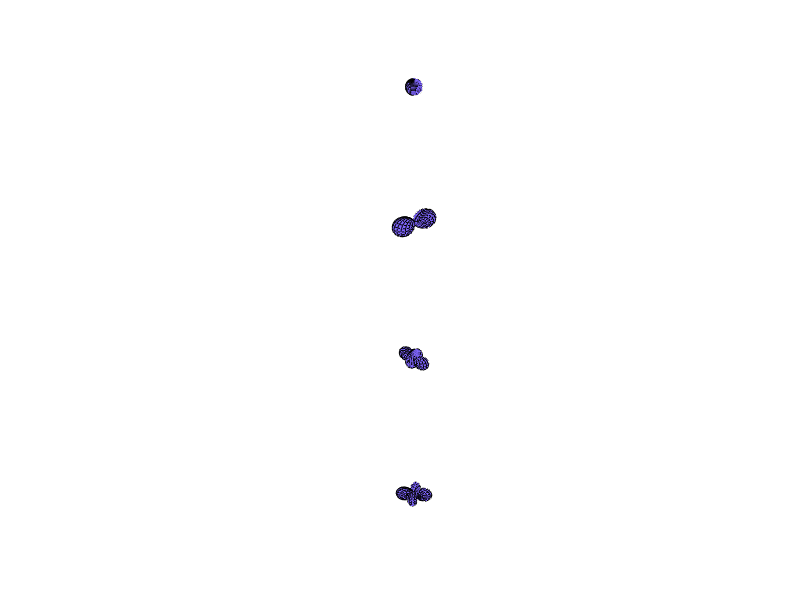
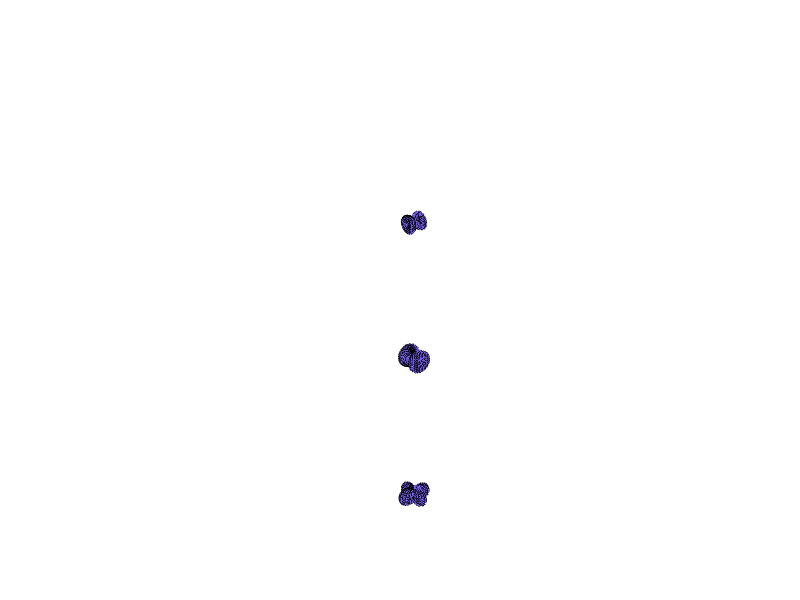

Here is the MATLAB script that generated these plots, in order:
clc;
clear all;
close all;
theta=0:pi/20:pi;
theta_num=size(theta,2);
phi=0:pi/20:2*pi;
phi_num=size(phi,2);
[Theta,Phi]=meshgrid(theta,phi);
% P-wave radiation pattern
RadiationPattern_PX=zeros(theta_num,phi_num);
RadiationPattern_PY=zeros(theta_num,phi_num);
RadiationPattern_PZ=zeros(theta_num,phi_num);
RP_P=zeros(phi_num,theta_num);
RP_Px=zeros(phi_num,theta_num);
RP_Py=zeros(phi_num,theta_num);
RP_Pz=zeros(phi_num,theta_num);
% S-wave radiation pattern
RP_S=zeros(phi_num,theta_num);
RP_Sx=zeros(phi_num,theta_num);
RP_Sy=zeros(phi_num,theta_num);
RP_Sz=zeros(phi_num,theta_num);
% Direction cosin vector
e_r=zeros(phi_num,theta_num,3);
e_theta=zeros(phi_num,theta_num,3);
e_phi=zeros(phi_num,theta_num,3);
% Different kinds of seismic moment tensor
M_ISO=1/3*[1 0 0;0 1 0;0 0 1];
M_LD=[1 0 0;0 0 0;0 0 0];
M_CLVD=sqrt(6)/6*[1 0 0;0 -2 0;0 0 1];
M_DC=sqrt(2)/2*[0 1 0;1 0 0;0 0 0];
% M_DC=sqrt(2)/2*[0 0 1;0 0 0;1 0 0];

M=zeros(3,3,4);
M(:,:,1)=M_ISO;
M(:,:,2)=M_LD;
M(:,:,3)=M_CLVD;
M(:,:,4)=M_DC;
delta=[1 0 0;0 1 0;0 0 1];
% RadiationPattern_P=zeros(3,theta_num*phi_num);
% Calculate the P wave radiation pattern and plot it
figure
for M_Idx=1:4
    
    for j=1:theta_num
        for i=1:phi_num
            
            X(i,j)=sin(Theta(i,j))*cos(Phi(i,j));
            Y(i,j)=sin(Theta(i,j))*sin(Phi(i,j));
            Z(i,j)=cos(Theta(i,j));
            %% First method (Correct!!!)
            %{
            Direction_Cosine=[X(i,j),Y(i,j),Z(i,j)];
            RadiationPattern_P=Direction_Cosine'*Direction_Cosine*M(:,:,M_Idx)*Direction_Cosine';
            RadiationPattern_PX(j,i)=RadiationPattern_P(1);
            RadiationPattern_PY(j,i)=RadiationPattern_P(2);
            RadiationPattern_PZ(j,i)=RadiationPattern_P(3);
            %}
            %% Second emthod (Correct!!!)
            Ele_Vector_CC=[X(i,j),0,0;0,Y(i,j),0;0,0,Z(i,j)];
            CC_to_SC=...
                [sin(Theta(i,j))*cos(Phi(i,j)),sin(Theta(i,j))*sin(Phi(i,j)),cos(Theta(i,j));
                cos(Theta(i,j))*cos(Phi(i,j)),cos(Theta(i,j))*sin(Phi(i,j)),-sin(Theta(i,j));
                -sin(Phi(i,j)),cos(Phi(i,j)),0;];
            %             Ele_Vector_SC=CC_to_SC*Ele_Vector_CC;
            RadiationPattern_P=CC_to_SC(1,:)*M(:,:,M_Idx)*CC_to_SC(1,:)';
            RadiationPattern_PX(j,i)=RadiationPattern_P*sin(Theta(i,j))*cos(Phi(i,j));
            RadiationPattern_PY(j,i)=RadiationPattern_P*sin(Theta(i,j))*sin(Phi(i,j));
            RadiationPattern_PZ(j,i)=RadiationPattern_P*cos(Theta(i,j));
            %}
        end
    end
    Facecolor=[0.5 0.4 1];
    Edgecolor=[0 0 0];
%     figure
    subplot(4,1,M_Idx)
    view(3)
    hold on
        surf(RadiationPattern_PX,RadiationPattern_PY,RadiationPattern_PZ,'edgecolor',Edgecolor,'facecolor',Facecolor);
%     surf(RP_Px(:,1:23),RP_Py(:,1:23),RP_Pz(:,1:23),'edgecolor',Edgecolor);
%     surf(RP_Px(:,23:46),RP_Py(:,23:46),RP_Pz(:,23:46),'edgecolor',Edgecolor);
    axis([-1 1 -1 1 -1 1]);
%     surf(RP_Px,RP_Py,RP_Pz,'facecolor',[0.5 0.4 1],'edgecolor',[0,0,0]);
    axis equal
    axis off
    grid off
end

% Calculate the S wave radiation pattern and plot it
MT_Vector=zeros(6,1);
RadiationPattern_SX=zeros(theta_num,phi_num);
RadiationPattern_SY=zeros(theta_num,phi_num);
RadiationPattern_SZ=zeros(theta_num,phi_num);

RadiationPattern_SVX=zeros(theta_num,phi_num);
RadiationPattern_SVY=zeros(theta_num,phi_num);
RadiationPattern_SVZ=zeros(theta_num,phi_num);

RadiationPattern_SHX=zeros(theta_num,phi_num);
RadiationPattern_SHY=zeros(theta_num,phi_num);
RadiationPattern_SHZ=zeros(theta_num,phi_num);
figure
for M_Idx=1:4
    %Transform the matrix into vector
    MT_Vector(1:3)=M(1,:,M_Idx);
    MT_Vector(4:5)=M(2,2:3,M_Idx);
    MT_Vector(6)=M(3,3,M_Idx);
    for j=1:theta_num
        for i=1:phi_num
            X(i,j)=sin(Theta(i,j))*cos(Phi(i,j));
            Y(i,j)=sin(Theta(i,j))*sin(Phi(i,j));
            Z(i,j)=cos(Theta(i,j));
            %% First method (BUG!!!)
            %
            Direction_Cosine=[X(i,j),Y(i,j),Z(i,j)];
            %     Generate the first line of S-wave matrix A
            S_A11=Direction_Cosine(1 )^3-Direction_Cosine(1 );
            S_A12=2*Direction_Cosine(1 )^2*Direction_Cosine(2 )-Direction_Cosine(2 );
            S_A13=2*Direction_Cosine(1 )^2*Direction_Cosine(3 )-Direction_Cosine(3 );
            S_A14=Direction_Cosine(1 )*Direction_Cosine(2 )^2;
            S_A15=2*Direction_Cosine(1 )*Direction_Cosine(2 )*Direction_Cosine(3 );
            S_A16=Direction_Cosine(1 )*Direction_Cosine(3 )^2;
            S_A(1,:)=-[S_A11 S_A12 S_A13 S_A14 S_A15 S_A16];
            %     Generate the second line of S-wave matrix A
            S_A21=Direction_Cosine(1 )^2*Direction_Cosine(2 );
            S_A22=2*Direction_Cosine(1 )*Direction_Cosine(2 )^2-Direction_Cosine(1 );
            S_A23=2*Direction_Cosine(1 )*Direction_Cosine(2 )*Direction_Cosine(3 );
            S_A24=Direction_Cosine(2 )^3-Direction_Cosine(2 );
            S_A25=2*Direction_Cosine(2 )^2*Direction_Cosine(3 )-Direction_Cosine(3 );
            S_A26=Direction_Cosine(2 )*Direction_Cosine(3 )^2;
            S_A(2,:)=-[S_A21 S_A22 S_A23 S_A24 S_A25 S_A26];
            %     Generate the second line of S-wave matrix A
            S_A31=Direction_Cosine(1 )^2*Direction_Cosine(3 );
            S_A32=2*Direction_Cosine(1 )*Direction_Cosine(2 )*Direction_Cosine(3 );
            S_A33=2*Direction_Cosine(1 )*Direction_Cosine(3 )^2-Direction_Cosine(1 );
            S_A34=Direction_Cosine(2 )^2*Direction_Cosine(3 );
            S_A35=2*Direction_Cosine(2 )*Direction_Cosine(3 )^2-Direction_Cosine(2 );
            S_A36=Direction_Cosine(3 )^3-Direction_Cosine(3 );
            S_A(3,:)=-[S_A31 S_A32 S_A33 S_A34 S_A35 S_A36];
            
            RadiationPattern_S=[S_A(1,:)*MT_Vector,S_A(2,:)*MT_Vector,S_A(3,:)*MT_Vector];
            RadiationPattern_SX(j,i)=Direction_Cosine(1)*norm(RadiationPattern_S);
            RadiationPattern_SY(j,i)=Direction_Cosine(2)*norm(RadiationPattern_S);
            RadiationPattern_SZ(j,i)=Direction_Cosine(3)*norm(RadiationPattern_S);
            %}
            
            %% Second method (Correct!!!)
            %
            CC_to_SC=...
                [sin(Theta(i,j))*cos(Phi(i,j)),sin(Theta(i,j))*sin(Phi(i,j)),cos(Theta(i,j));
                cos(Theta(i,j))*cos(Phi(i,j)),cos(Theta(i,j))*sin(Phi(i,j)),-sin(Theta(i,j));
                -sin(Phi(i,j)),cos(Phi(i,j)),0;];
            %SV Radiation Pattern
            RadiationPattern_SV=CC_to_SC(2,:)*M(:,:,M_Idx)*CC_to_SC(1,:)';
            RadiationPattern_SVX(j,i)=RadiationPattern_SV*sin(Theta(i,j))*cos(Phi(i,j));
            RadiationPattern_SVY(j,i)=RadiationPattern_SV*sin(Theta(i,j))*sin(Phi(i,j));
            RadiationPattern_SVZ(j,i)=RadiationPattern_SV*cos(Theta(i,j));
            %SH Radiation Pattern
            RadiationPattern_SH=CC_to_SC(3,:)*M(:,:,M_Idx)*CC_to_SC(1,:)';
            RadiationPattern_SHX(j,i)=RadiationPattern_SH*sin(Theta(i,j))*cos(Phi(i,j));
            RadiationPattern_SHY(j,i)=RadiationPattern_SH*sin(Theta(i,j))*sin(Phi(i,j));
            RadiationPattern_SHZ(j,i)=RadiationPattern_SH*cos(Theta(i,j));
            %S Radiation Pattern
            RadiationPattern_S=norm([RadiationPattern_SV,RadiationPattern_SH]);
            RadiationPattern_SX(j,i)=RadiationPattern_S*sin(Theta(i,j))*cos(Phi(i,j));
            RadiationPattern_SY(j,i)=RadiationPattern_S*sin(Theta(i,j))*sin(Phi(i,j));
            RadiationPattern_SZ(j,i)=RadiationPattern_S*cos(Theta(i,j));
            %}
        end
    end
    Facecolor=[0.5 0.4 1];
    Edgecolor=[0 0 0];
    %{
    figure
    subplot(1,3,1)
    view(3)
    hold on
    surf(RadiationPattern_SVX,RadiationPattern_SVY,RadiationPattern_SVZ,'edgecolor',Edgecolor,'facecolor',Facecolor);
%     surf(RadiationPattern_SVX(1:11,:),RadiationPattern_SVX(1:11,:),abs(RadiationPattern_SVX(1:11,:)),'edgecolor',Edgecolor);
    axis([-1 1 -1 1 -1 1]);
    axis equal
    subplot(1,3,2)
    view(3)
    hold on
    surf(RadiationPattern_SHX,RadiationPattern_SHY,RadiationPattern_SHZ,'edgecolor',Edgecolor,'facecolor',Facecolor);
%     surf(RadiationPattern_SVX(1:11,:),RadiationPattern_SVX(1:11,:),abs(RadiationPattern_SVX(1:11,:)),'edgecolor',Edgecolor);
    axis([-1 1 -1 1 -1 1]);
    axis equal
    %}
    subplot(4,1,M_Idx)
%     subplot(1,3,3)
    view(3)
    hold on
    surf(RadiationPattern_SX,RadiationPattern_SY,RadiationPattern_SZ,'edgecolor',Edgecolor,'facecolor',Facecolor);
%     surf(RadiationPattern_SVX(1:11,:),RadiationPattern_SVX(1:11,:),abs(RadiationPattern_SVX(1:11,:)),'edgecolor',Edgecolor);
    axis([-1 1 -1 1 -1 1]);
    axis equal
    axis off
    grid off
end


